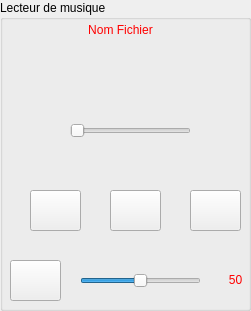
   <widget class="QGroupBox" name="groupBox">
    <property name="geometry">
     <rect>
      <x>1180</x>
      <y>160</y>
      <width>251</width>
      <height>311</height>
     </rect>
    </property>
    <property name="title">
     <string>Lecteur de musique</string>
    </property>
    <widget class="QPushButton" name="start">
     <property name="geometry">
      <rect>
       <x>30</x>
       <y>190</y>
       <width>51</width>
       <height>41</height>
      </rect>
     </property>
     <property name="styleSheet">
      <string notr="true"/>
     </property>
     <property name="text">
      <string/>
     </property>
     <property name="icon">
      <iconset resource="Resources.qrc">
       <normaloff>:/images/music.png</normaloff>:/images/music.png</iconset>
     </property>
     <property name="iconSize">
      <size>
       <width>32</width>
       <height>32</height>
      </size>
     </property>
    </widget>
    <widget class="QPushButton" name="stop">
     <property name="geometry">
      <rect>
       <x>190</x>
       <y>190</y>
       <width>51</width>
       <height>41</height>
      </rect>
     </property>
     <property name="text">
      <string/>
     </property>
     <property name="icon">
      <iconset resource="Resources.qrc">
       <normaloff>:/images/stop.png</normaloff>:/images/stop.png</iconset>
     </property>
     <property name="iconSize">
      <size>
       <width>32</width>
       <height>32</height>
      </size>
     </property>
    </widget>
    <widget class="QSlider" name="sliderprogress">
     <property name="geometry">
      <rect>
       <x>70</x>
       <y>120</y>
       <width>121</width>
       <height>22</height>
      </rect>
     </property>
     <property name="value">
      <number>0</number>
     </property>
     <property name="orientation">
      <enum>Qt::Horizontal</enum>
     </property>
     <property name="tickInterval">
      <number>0</number>
     </property>
    </widget>
    <widget class="QSlider" name="slider_volume">
     <property name="geometry">
      <rect>
       <x>80</x>
       <y>270</y>
       <width>121</width>
       <height>22</height>
      </rect>
     </property>
     <property name="maximum">
      <number>100</number>
     </property>
     <property name="singleStep">
      <number>10</number>
     </property>
     <property name="value">
      <number>50</number>
     </property>
     <property name="orientation">
      <enum>Qt::Horizontal</enum>
     </property>
    </widget>
    <widget class="QPushButton" name="fichiermp3">
     <property name="geometry">
      <rect>
       <x>110</x>
       <y>190</y>
       <width>51</width>
       <height>41</height>
      </rect>
     </property>
     <property name="text">
      <string/>
     </property>
     <property name="icon">
      <iconset resource="Resources.qrc">
       <normaloff>:/images/plus.png</normaloff>:/images/plus.png</iconset>
     </property>
     <property name="iconSize">
      <size>
       <width>32</width>
       <height>32</height>
      </size>
     </property>
    </widget>
    <widget class="QLabel" name="label_musique">
     <property name="geometry">
      <rect>
       <x>50</x>
       <y>20</y>
       <width>141</width>
       <height>20</height>
      </rect>
     </property>
     <property name="styleSheet">
      <string notr="true">font: 75 12pt &quot;Trebuchet MS&quot;;
color: rgb(255, 0, 0);</string>
     </property>
     <property name="text">
      <string>Nom Fichier</string>
     </property>
     <property name="alignment">
      <set>Qt::AlignCenter</set>
     </property>
    </widget>
    <widget class="QPushButton" name="btn_volume">
     <property name="geometry">
      <rect>
       <x>10</x>
       <y>260</y>
       <width>51</width>
       <height>41</height>
      </rect>
     </property>
     <property name="text">
      <string/>
     </property>
     <property name="icon">
      <iconset resource="Resources.qrc">
       <normaloff>:/images/audio.png</normaloff>:/images/audio.png</iconset>
     </property>
     <property name="iconSize">
      <size>
       <width>32</width>
       <height>32</height>
      </size>
     </property>
    </widget>
    <widget class="QLabel" name="valeur_volume">
     <property name="geometry">
      <rect>
       <x>220</x>
       <y>270</y>
       <width>31</width>
       <height>20</height>
      </rect>
     </property>
     <property name="styleSheet">
      <string notr="true">font: 75 12pt &quot;Trebuchet MS&quot;;
color: rgb(255, 0, 0);</string>
     </property>
     <property name="text">
      <string>50</string>
     </property>
     <property name="alignment">
      <set>Qt::AlignCenter</set>
     </property>
    </widget>
    <widget class="QLabel" name="label_20">
     <property name="geometry">
      <rect>
       <x>90</x>
       <y>50</y>
       <width>61</width>
       <height>61</height>
      </rect>
     </property>
     <property name="styleSheet">
      <string notr="true">
background-image: url(:/images/music-albom.png);</string>
     </property>
     <property name="text">
      <string/>
     </property>
    </widget>
   </widget>
